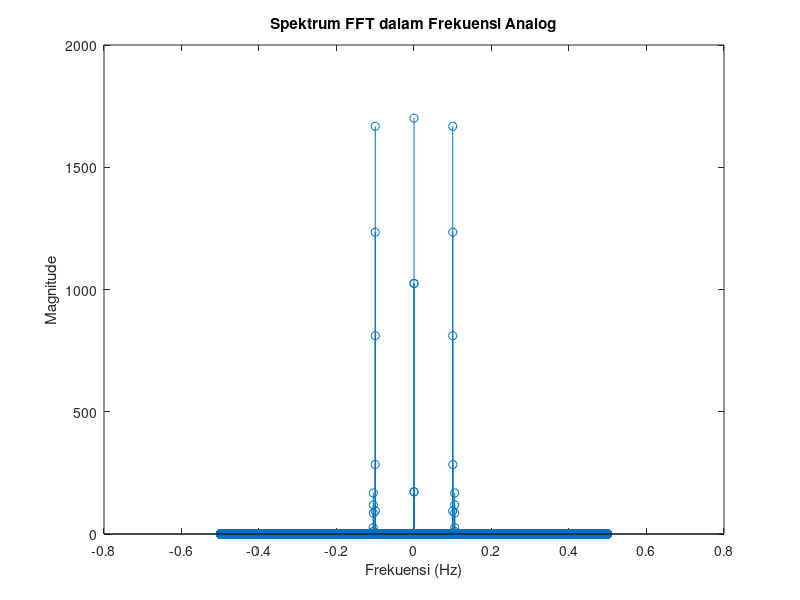
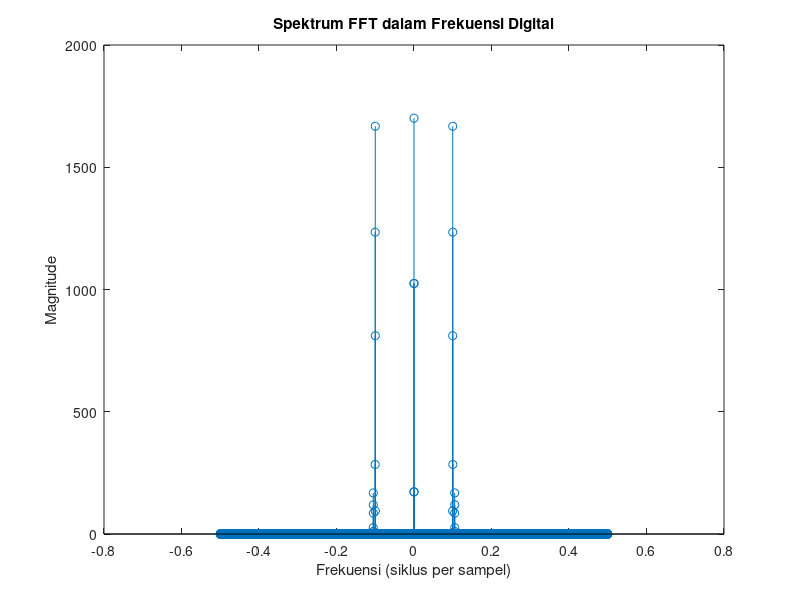
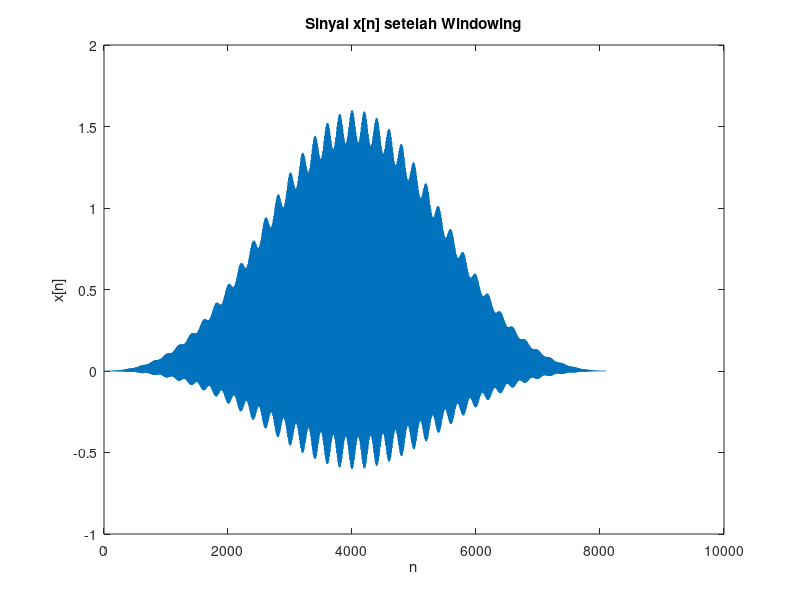

Here is the MATLAB script that generated these plots, in order:
% Program untuk menampilkan fft dalam frekuensi analog dan digital
close all;clc;

L = 8100; % Panjang sinyal
n = 0:(L-1); % Vektor waktu/sampel

% Komponen sinyal
x1 = cos(2 * pi * (0.100) * n); % x1(n)
x2 = 0.1 * cos(2 * pi * (0.105) * n); % x2(n)
x3 = 0.001 * cos(2 * pi * (0.111) * n); % x3(n)

% Sinyal total
x = 0.5 + x1 + x2 + x3;

% Window blackman
blackman_window = 0.42 - 0.5 * cos(2 * pi * n / (L - 1)) + 0.08 * cos(4 * pi * n / (L - 1)); % Rumus window blackman

% Terapkan window ke sinyal
x_windowed = x .* blackman_window;

% Membuat plot sinyal x[n] setelah windowing
figure(3)
plot(n, x_windowed)
xlabel('n')
ylabel('x[n]')
title('Sinyal x[n] setelah Windowing')

% Frekuensi sampling
Fs = 1; % Frekuensi sampling adalah 1 sampel per detik

% N-DFT
N = 8192; % Nilai N yang diinginkan

% Menambahkan nol sebanyak N-L di akhir sinyal
x_padded = [x_windowed zeros(1, N-L)];

% Melakukan fft 
X = fft(x_padded);

% Menggeser spektrum setelah fft
X_shifted = fftshift(X);

% Mendapatkan magnitude dari spektrum
X_magnitude = abs(X_shifted);

% Membuat vektor frekuensi analog
f = (-N/2 : N/2-1) * Fs / N;

% Membuat vektor frekuensi digital (siklus per sampel)
f_digital = f / Fs;

% Membuat plot magnitude vs frekuensi analog
figure(1)
stem(f, X_magnitude)
xlabel('Frekuensi (Hz)')
ylabel('Magnitude')
title('Spektrum FFT dalam Frekuensi Analog')

% Membuat plot magnitude vs frekuensi digital
figure(2)
stem(f_digital, X_magnitude)
xlabel('Frekuensi (siklus per sampel)')
ylabel('Magnitude')
title('Spektrum FFT dalam Frekuensi Digital')
